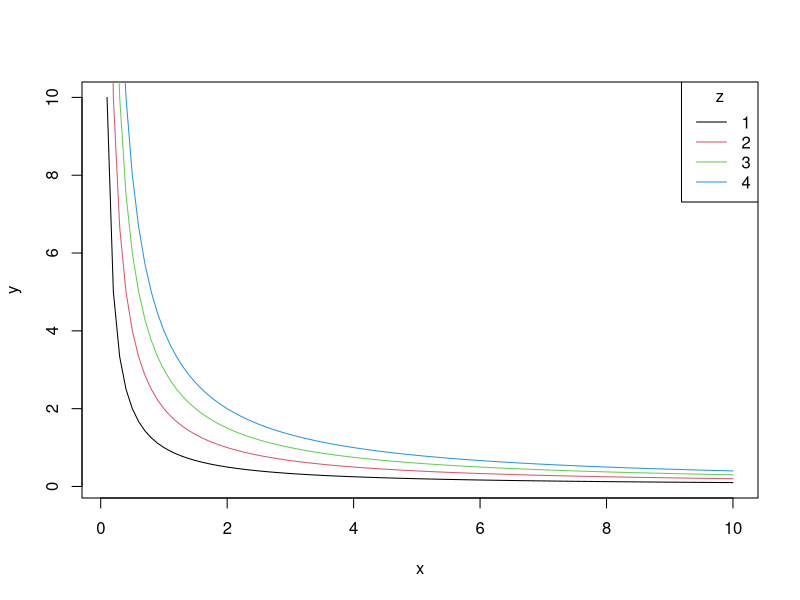
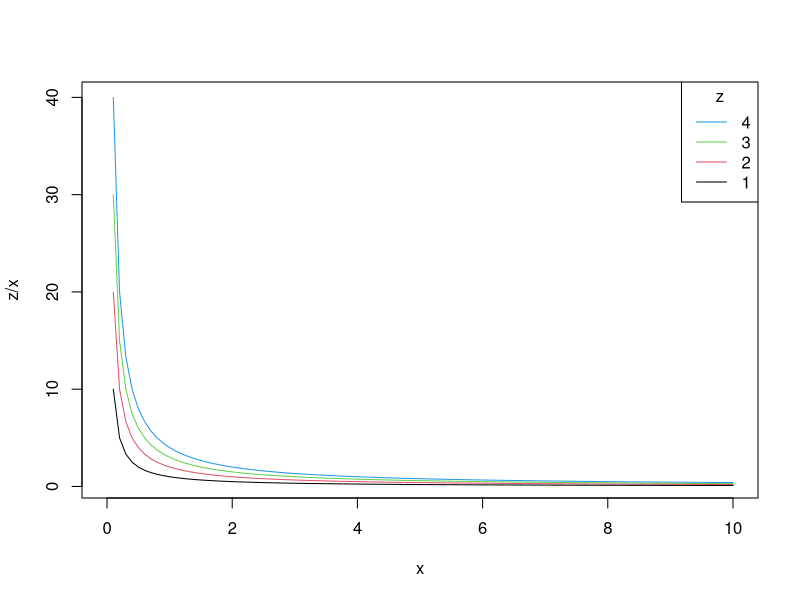
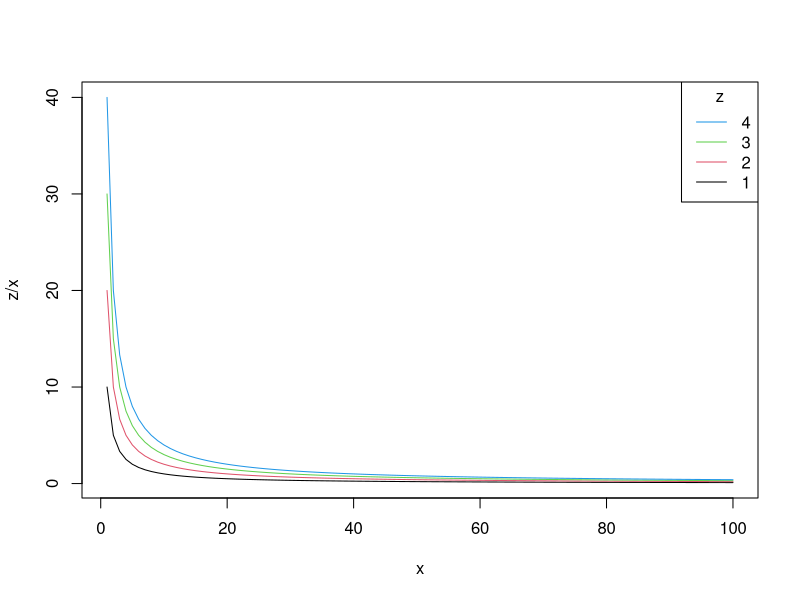
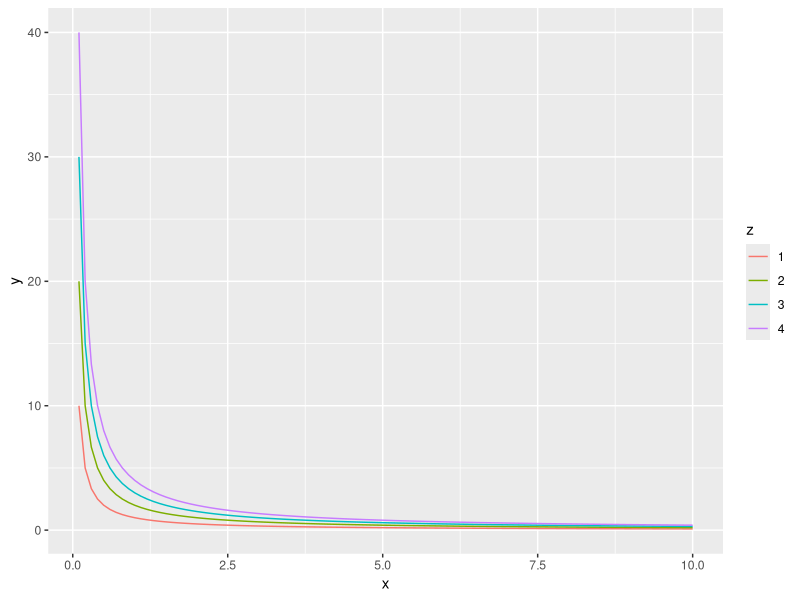
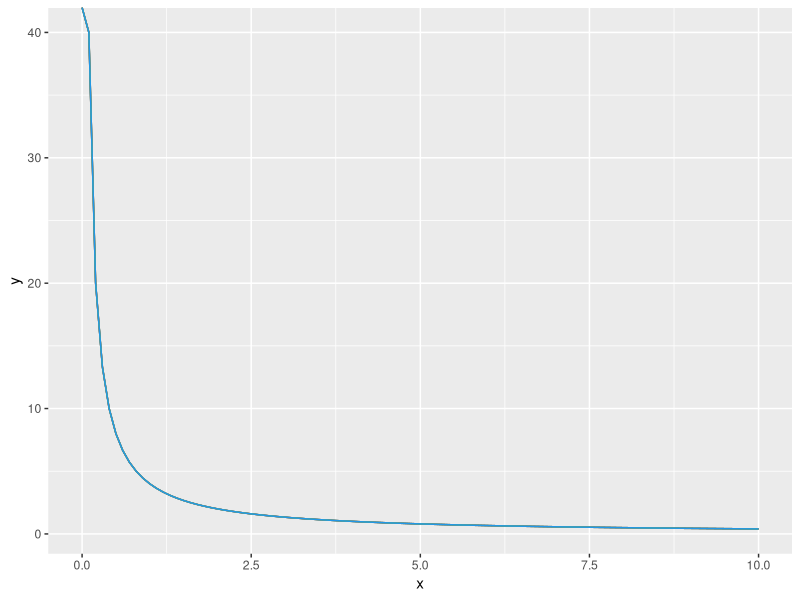

The R script that drew these images, in order:
## ---- chunk 1
knitr::opts_chunk$set(eval = TRUE, message = FALSE, warning = FALSE, error = FALSE)
## ---- chunk 2
x = seq(0.1, 10, by = 0.1)
plot(x, 1/x, 
     type = 'l', xlab = 'x', ylab = 'y')
for (z in 2:4) lines(x, z/x, col = z) 
legend('topright', legend = 1:4, col = 1:4, 
       lty = 1, title = 'z')

# or
for (z in 4:1) 
  curve(z/x, 0, 10, add = z < 4, col = z)
legend('topright', legend = 4:1, col = 4:1, 
       lty = 1, title = 'z')

# or
matplot(outer(seq(0.1, 10, by = 0.1), 1:4, 
              function(x, a) a / x),
  xlab = "x", ylab = "z/x", type = "l", 
  col = 1:4, lty = 1
)
legend("topright", legend = 4:1, col = 4:1, 
       lty = 1, title = "z")
## ---- chunk 3
library(ggplot2)
library(magrittr)
expand.grid(x = seq(0.1, 10, by = 0.1),
            z = 1:4) %>% 
  transform(y = z/x, z = factor(z)) %>% 
  ggplot() +
  geom_line(aes(x, y, color = z))
# Or
out <- ggplot(data.frame(x = c(0, 10)), aes(x))
for (z in 1:4) {
  out = out + 
    stat_function(fun = function(.x) z/.x, 
                  color = z)
}
out
